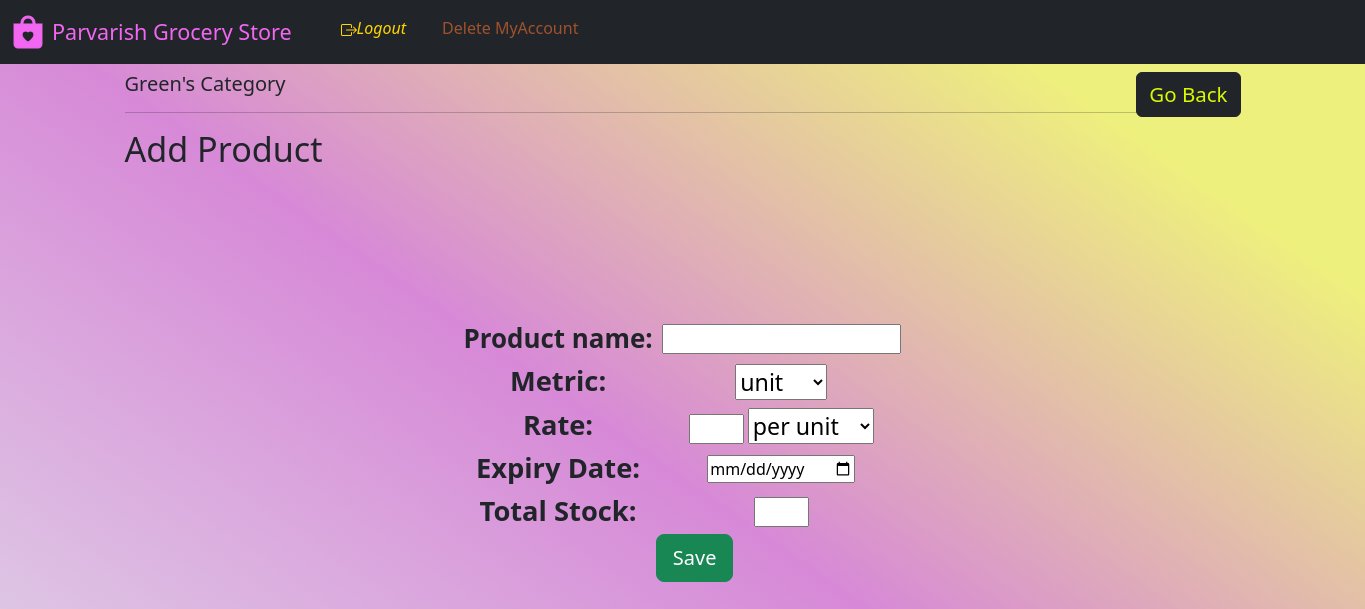
The app's page /manager_dash/category_create/1 (signed in), older data.
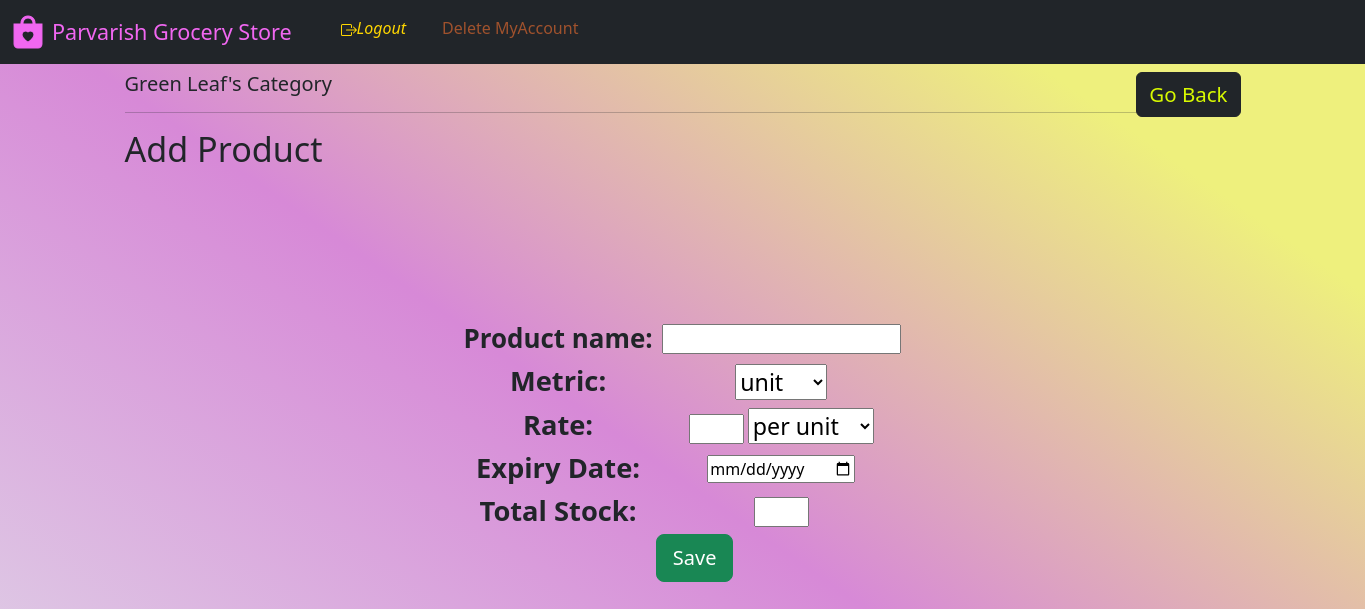
The same page, newer data.
### website/model.py (models this page shows)
class Category(db.Model):
    category_Name = db.Column(db.String(), nullable=False, unique=True)
    category_Id = db.Column(db.Integer(), primary_key=True)
    description = db.Column(db.String())
    managedBy_Id = db.Column(db.Integer(), db.ForeignKey('store.id'))
    catalog = db.relationship('Product', backref='parent')

### website/views.py (the view, shortened to what this page needs)
@login_required
@Views.route('/manager_dash/category_create/<int:id>', methods=["GET", "POST"])
def Add_product(id):
    manager_id = session['id']
    manager = Store.query.get(manager_id)
    category = Category.query.get(id)
    categories = Category.query.all()
    return render_template('product_add.html', name=category.category_Name, variable=id)

### website/auth.py (called while the page is built)
@App.login_manager.user_loader
def load_customer(id):
    if id is not None:
        return Customer.query.get(int(id))
    return None

### website/templates/product_add.html (shortened to what this page needs)
{% extends "base.html" %} {% block title %}Add New Product{% endblock %}{% block
logout %}
<span
              id="logout"
              style="display: block inline-block; width: 600px"
            >
              <span style="margin: auto"
                ><i
                  ><a
                    class="nav-item nav-link"
                    style="float: left; color: rgb(255, 215, 0)"
                    href="/logout"
                    style="display: block; width: 10%; margin-left: 0px"
                    >Logout</a
                  ></i
                ></span
              ><span style="margin: auto"
                ><a
                  class="nav-item nav-link"
                  style="
                    float: left;
                    color: rgb(160, 82, 45);
                    width: 60%;
                    margin-left: 20px;
                  "
                  href="/delete_account/{{id}}"
                  onclick="return confirm('Are you sure you want to delete the account?');"
                  >Delete MyAccount</a
                ></span
              ></span
            >
{% endblock %} {% block content %}<section>
<h5>
  <span style="float: left" style="font-size:2vw;">{{ name }}'s Category </span>
</h5>
<h6>
  <span style="float: right"
    ><button type="button" class="btn btn-dark"><a href="{{ url_for('views.Dash_manager') }}" style="color: rgb(216, 249, 1);text-decoration: none;font-size:1.5vw;">Go Back</a></button></span
  >
</h6>
<br />
<hr /></section><section>
<div><h4 style="font-size:2.5vw;">Add Product</h4></div></section><section>
<form
  action="/manager_dash/category_create/{{ variable }}"
  method="POST"
  style="text-align: center"
>
<table class="center">
  <tr colspan="2">
  <div align="center"style="padding: 5px;">
    <td><strong><label for="pname" align="center" style="font-size:1.9vw;">Product name:</label></strong></td>
    <td><input type="text" id="pname" name="pname1" value="" accept="utf-8" required/></td><br />
  </div></tr>
  <tr colspan="2"><div class="input-group mb-3"  align="center"  align = "center">
  <td><div class="input-group-prepend" style="text-align: center;padding:1px 10px;">
      <strong><label for="mname" style="font-size:2vw;" >Metric:</label></strong>
    </div></td><td>
    <select class="custom-select" style="font-size:1.7vw" id="mname" name="mname1" required>
      <option selected value="">unit</option>
    </select>
  </div></td></tr>
  <tr colspan="2"><div class="input-group mb-3" align="center"  style="padding:1px 10px;">
    <td><div class="input-group-prepend">
    <strong><label for="rname" style="font-size:2vw" >Rate:</label></strong></td>
    <td><input type="number" id="rname" name="rname1" value="" required />
    </div>
    <select class="custom-select" style="font-size:1.7vw;" id="pname" name="prname1" required>
      <option selected value="">per unit</option>
    </select></td>
  </div></tr>
  <tr colspan="2">
  <div align="center" style="padding:1px 10px;">
  <td><strong><label for="sname"  style="font-size:2vw">Expiry Date:</label></strong></td>
  <td><input type="date"  id="dname" name="dname1" value="" accept="utf-8" required/></td><br />
  </div>
  <tr colspan="2">
  <div align="center" style="padding:1px 10px;">
  <td><strong><label for="sname"  style="font-size:2vw">Total Stock:</label></strong></td>
  <td><input type="number"  id="sname" name="sname1" value="" accept="utf-8" required/></td><br />
  </div>
  <tr>
  <div style="margin-top: 20px">
  <td><input class="btn btn-success btn-lg" style="margin-left: 100%;"type="submit" value="Save" />
  </div></td></tr>
{% endblock %}

Row changes from the older to the newer data that the page shows:
changed Category: category_Name "Green" → "Green Leaf"
